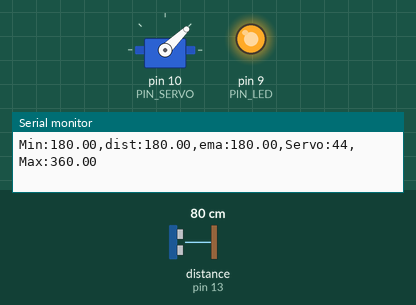
Recording of a sketch running on a simulated Arduino Uno, built with avr-gcc and run on an emulated ATmega328P. On the bench: servo, output pins drawn as LEDs (lit = HIGH), the last lines printed to the serial monitor. Wiring (inferred from the names in the program): ultrasonic range finder: trigger pin 12; echo pin 13. Inputs (shaded band) come from the test bench; at power-on: distance to the obstacle (sensor on pin 13) 80 cm. The echo pulse lasts 58.3 µs per cm; pins used as bus, display or sensor lines are not drawn.

Above: at 1.2 s.
1.3 s: distance to the obstacle (sensor on pin 13) set to 18 cm
At 3.33 s:
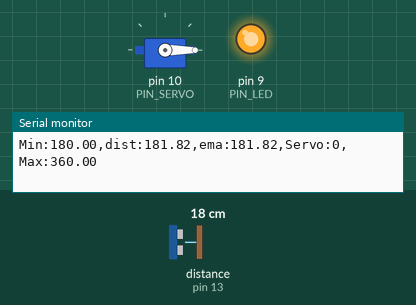
4.3 s: distance to the obstacle (sensor on pin 13) set to 35 cm
At 6.8 s:
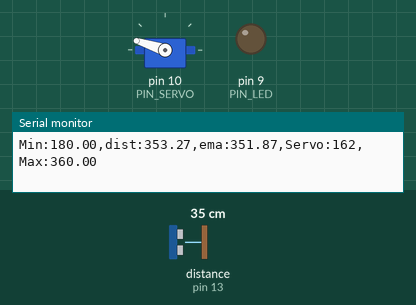
7.3 s: distance to the obstacle (sensor on pin 13) set to 2 cm
At 8.2 s:
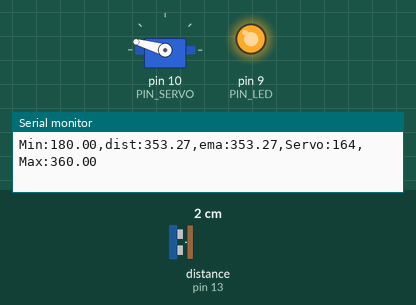
9.0 s: distance to the obstacle (sensor on pin 13) set to 18 cm
At 10.18 s:
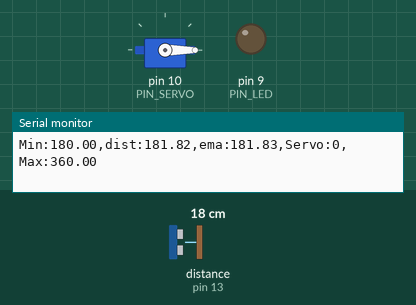
12.0 s: distance to the obstacle (sensor on pin 13) set to 4 cm
At 12.5 s:
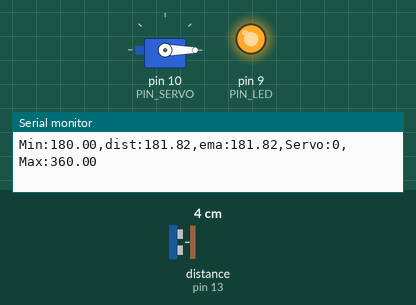
Timing chart, 0 to 14.5 s (numbered marks = the images above; inputs shaded):
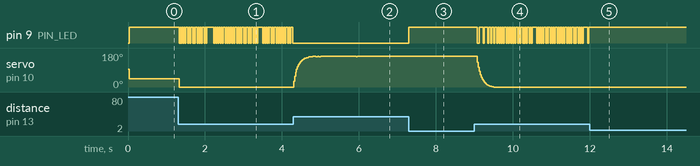

The sketch:

11_example_1.ino
```cpp
#include <Servo.h>

// Arduino pin assignment
#define PIN_LED  9   // LED active-low
#define PIN_TRIG 12  // sonar sensor TRIGGER
#define PIN_ECHO 13  // sonar sensor ECHO
#define PIN_SERVO 10 // servo motor

// configurable parameters for sonar
#define SND_VEL 346.0     // sound velocity at 24 celsius degree (unit: m/sec)
#define INTERVAL 25       // sampling interval (unit: msec)
#define PULSE_DURATION 10 // ultra-sound Pulse Duration (unit: usec)
#define _DIST_MIN 180.0   // minimum distance to be measured (unit: mm)
#define _DIST_MAX 360.0   // maximum distance to be measured (unit: mm)

#define TIMEOUT ((INTERVAL / 2) * 1000.0) // maximum echo waiting time (unit: usec)
#define SCALE (0.001 * 0.5 * SND_VEL)     // coefficent to convert duration to distance

#define _EMA_ALPHA 0.2    // EMA weight of new sample (range: 0 to 1)
                          // Setting EMA to 1 effectively disables EMA filter.

// Target Distance
#define _TARGET_LOW  250.0
#define _TARGET_HIGH 290.0

// duty duration for myservo.writeMicroseconds()
// NEEDS TUNING (servo by servo)

#define _DUTY_MIN 1000   // servo full clockwise position (0 degree)
#define _DUTY_NEU 1500  // servo neutral position (90 degree)
#define _DUTY_MAX 2000  // servo full counterclockwise position (180 degree)

// global variables
float  dist_ema, dist_prev = _DIST_MAX; // unit: mm
unsigned long last_sampling_time;       // unit: ms

Servo myservo;

void setup() {
  // initialize GPIO pins
  pinMode(PIN_LED, OUTPUT);
  pinMode(PIN_TRIG, OUTPUT);    // sonar TRIGGER
  pinMode(PIN_ECHO, INPUT);     // sonar ECHO
  digitalWrite(PIN_TRIG, LOW);  // turn-off Sonar

  myservo.attach(PIN_SERVO);
  myservo.writeMicroseconds(_DUTY_NEU);

  // initialize USS related variables
  dist_prev = _DIST_MIN; // raw distance output from USS (unit: mm)

  // initialize serial port
  Serial.begin(57600);
}

void loop() {
  float  dist_raw;

  // wait until next sampling time.
  if (millis() < (last_sampling_time + INTERVAL))
    return;

  dist_raw = USS_measure(PIN_TRIG, PIN_ECHO); // read distance

  if ((dist_raw == 0.0) || (dist_raw > _DIST_MAX)) {
    dist_raw = dist_prev;           // Cut higher than maximum
    digitalWrite(PIN_LED, 1);       // LED OFF
  } else if (dist_raw < _DIST_MIN) {
    dist_raw = dist_prev;           // cut lower than minimum
    digitalWrite(PIN_LED, 1);       // LED OFF
  } else {    // In desired Range
    dist_prev = dist_raw;
    digitalWrite(PIN_LED, 0);       // LED ON
  }

  // Apply ema filter here
  dist_ema = _EMA_ALPHA * dist_raw + (1 - _EMA_ALPHA)*dist_ema;

  // adjust servo position according to the USS read value

  // add your code here!
  float angle = dist_ema*10 - 1800 + 500;

  myservo.writeMicroseconds(2400);

  if (dist_ema <= 180) {
    myservo.writeMicroseconds(_DUTY_MIN);
  } else if (dist_ema < 360) {
    myservo.writeMicroseconds(angle);
  } else {
    myservo.writeMicroseconds(_DUTY_MAX);
  }

  // output the distance to the serial port
  Serial.print("Min:");    Serial.print(_DIST_MIN);
  Serial.print(",dist:");   Serial.print(dist_raw);
  Serial.print(",ema:");  Serial.print(dist_ema);
  Serial.print(",Servo:"); Serial.print(myservo.read());
  Serial.print(",Max:");   Serial.print(_DIST_MAX);
  Serial.println("");

  // update last sampling time
  last_sampling_time += INTERVAL;
}

// get a distance reading from USS. return value is in millimeter.
float USS_measure(int TRIG, int ECHO)
{
  digitalWrite(TRIG, HIGH);
  delayMicroseconds(PULSE_DURATION);
  digitalWrite(TRIG, LOW);

  return pulseIn(ECHO, HIGH, TIMEOUT) * SCALE; // unit: mm
}
```

Measured:
- after the input at 1.3 s, servo on pin 10 (PIN_SERVO): 44° → 0° at once
- after the input at 4.3 s, pin 9 (PIN_LED): stops changing and stays LOW
- after the input at 7.3 s, pin 9 (PIN_LED): LOW → HIGH at once; servo on pin 10 (PIN_SERVO): goes on until 7.5 s, then stays 164°
- after the input at 9.0 s, servo on pin 10 (PIN_SERVO): moves from 164° to 0° over 0.42 s, starting after 0.08 s
- after the input at 12.0 s, pin 9 (PIN_LED): stops changing and stays HIGH
